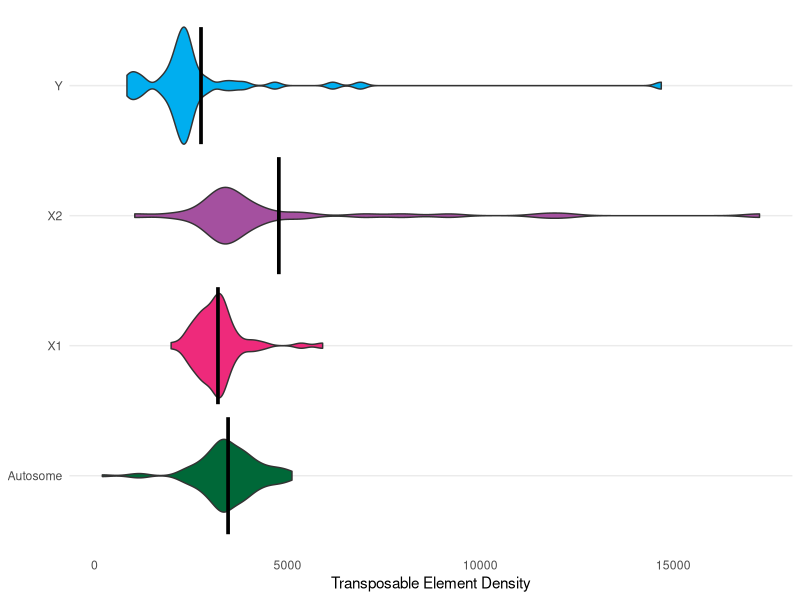
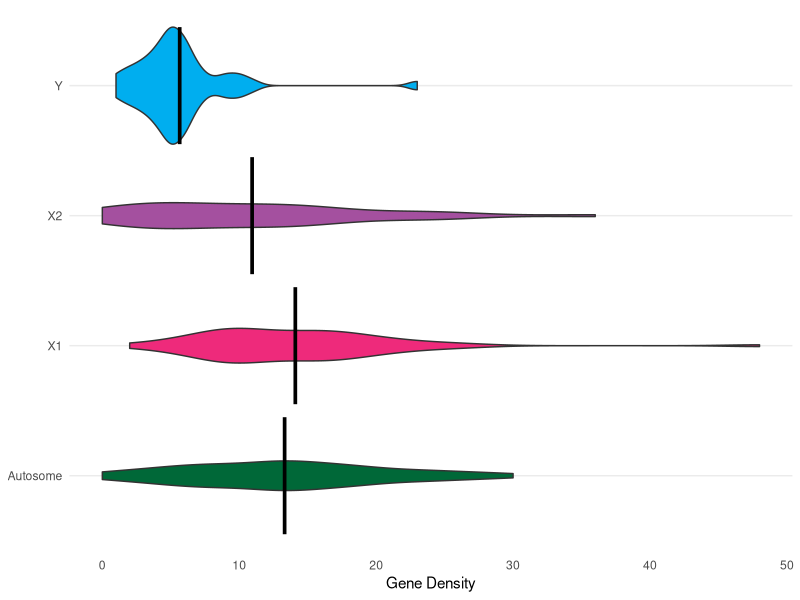
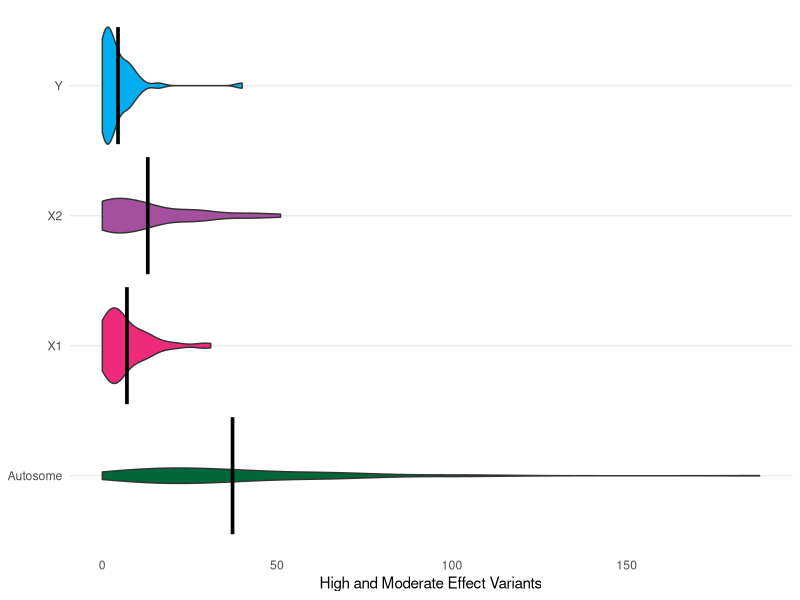
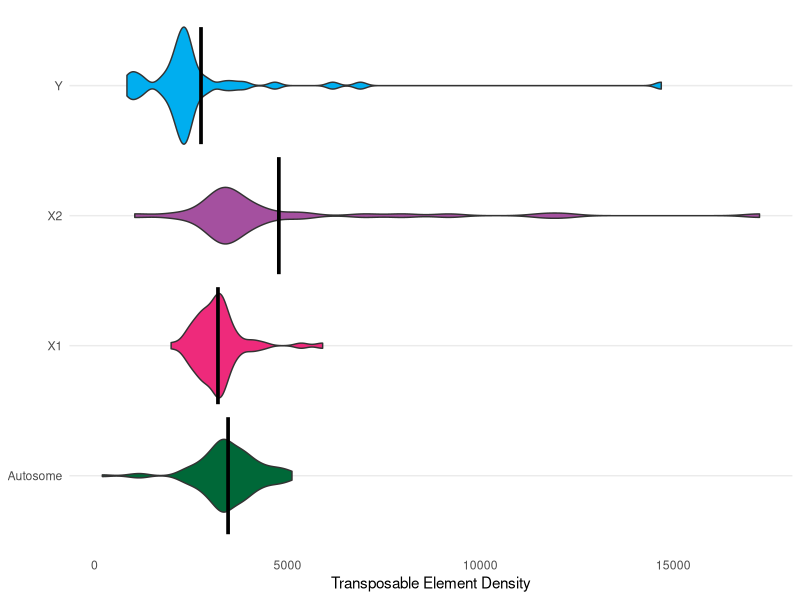
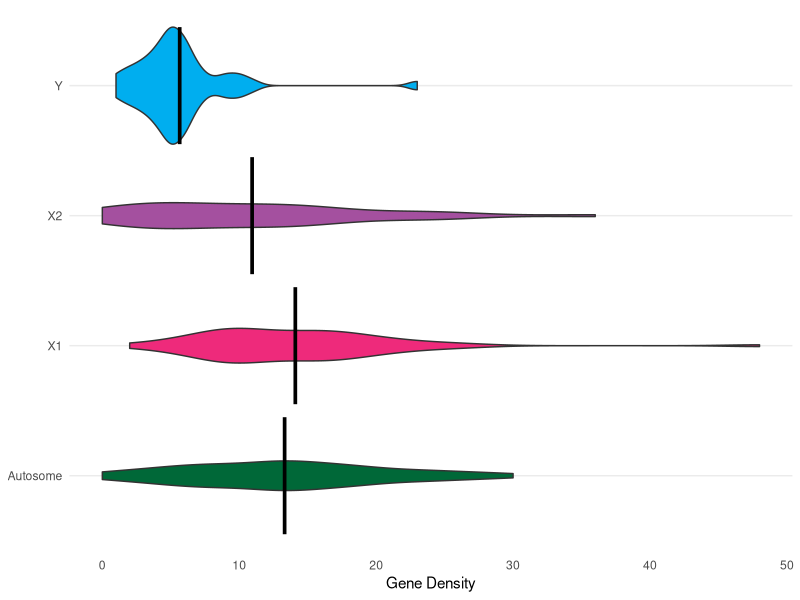
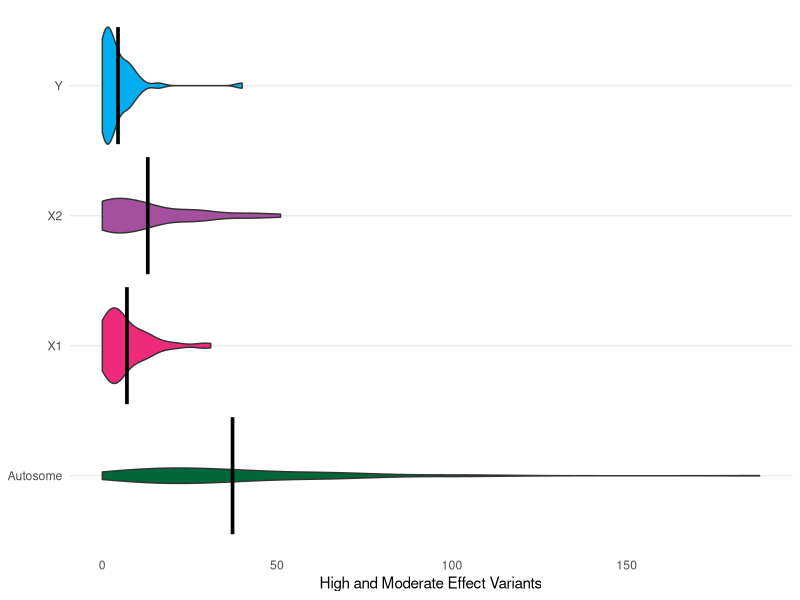

R code for these plots, in order:
# load libraries
library(dplyr)
library(readr)
library(ape)
library(tibble)
library(tidyr)
library(ggplot2)
library(forcats)
library(cowplot)

## Reading and Managing Gene / TE density ####

# Read in data for gene density
AnoDis_gene_1mb <-read.delim("gene_density_1mb.txt", sep = "\t", header = FALSE) 

colnames(AnoDis_gene_1mb)<-c("Scaffold", "start", "end", "bp_count")                        


# Read in data for transposable element density
final_te_1mb <- read.delim("final_1mb_repeat_density.txt", sep = "\t", header = FALSE)

colnames(final_te_1mb)<-c("Scaffold", "start", "end", "bp_count")            

# Get cumulative count dataframe, which says how big each scaffold is
cumulative_count  <- AnoDis_gene_1mb %>% 
  group_by(Scaffold) %>% 
  summarise(maxbp= max(start)) %>% 
  mutate(bp_add = lag(cumsum(as.numeric(maxbp)), default = 0)) %>% 
  select(Scaffold, bp_add)

# add cumulative count dataframe to gene dataframe
AnoDis_gene_1mb <- AnoDis_gene_1mb %>% 
  inner_join(cumulative_count, by = "Scaffold") %>% 
  mutate(bp_cum = end + bp_add)

# add cumulative count dataframe to te dataframe
final_te_1mb <- final_te_1mb %>% 
  inner_join(cumulative_count, by = "Scaffold") %>% 
  mutate(bp_cum = end + bp_add)

# sets the axis for violin plots
axis_set_1mb <- AnoDis_gene_1mb %>% 
  group_by(Scaffold) %>% 
  summarize(center = mean(bp_cum))


## TE Density Plot ####

# add a new factor, which is the chromosome type

final_te_1mb$chr_type <- "Autosome"
final_te_1mb[final_te_1mb$Scaffold %in% c("8"),]$chr_type <- "X1"
final_te_1mb[final_te_1mb$Scaffold %in% c("12"),]$chr_type <- "X2"
final_te_1mb[final_te_1mb$Scaffold %in% c("13","16"),]$chr_type <- "Y"

# add custom vector of colors so it matches the rest of the plots
colors <- c("#EE2A7B","#006838","#A4509F","#00AEEF")

# select only the autosomes and sex chromosomes we want
final_te_1mb_filtered <- final_te_1mb %>%
  filter(Scaffold %in% c(8,9,10,11,12,13,16))


# plot a violin plot
final_te_violin <- ggplot(final_te_1mb_filtered,
                      aes(x= bp_count, y=as_factor(chr_type),
                          fill = as_factor(chr_type))) +  
  geom_violin() +
  stat_summary(fun="mean",geom="crossbar",color="black") +
  scale_fill_manual(values=colors) +
  scale_y_discrete(limits=c("Autosome","X1","X2","Y")) +
  theme_minimal() +
  labs(x="Transposable Element Density",y=NULL) +
  theme( 
    legend.position = "none",
    panel.grid.major.x = element_blank(),
    panel.grid.minor.x = element_blank(),
  )

# display plot in viewer
plot(final_te_violin)

ggsave("final_te_violin.pdf",final_te_violin, width=5, height=3)

## Gene Density Plot ####

# add factor, chromosome type, to each
AnoDis_gene_1mb$chr_type <- "Autosome"
AnoDis_gene_1mb[AnoDis_gene_1mb$Scaffold %in% c("8"),]$chr_type <- "X1"
AnoDis_gene_1mb[AnoDis_gene_1mb$Scaffold %in% c("12"),]$chr_type <- "X2"
AnoDis_gene_1mb[AnoDis_gene_1mb$Scaffold %in% c("13","16"),]$chr_type <- "Y"

# select only the autosomes and sex chromosomes we want

AnoDis_gene_1mb_filtered <- AnoDis_gene_1mb %>%
  filter(Scaffold %in% c(8,9,10,11,12,13,16))

# plot gene density violin plot
gene_violin <- ggplot(AnoDis_gene_1mb_filtered,
                      aes(x= bp_count, y=as_factor(chr_type),
                          fill = as_factor(chr_type))) +  
  geom_violin() +
  stat_summary(fun="mean",geom="crossbar",color="black") +
  scale_fill_manual(values=colors) +
  scale_y_discrete(limits=c("Autosome","X1","X2","Y")) +
  theme_minimal() +
  labs(x="Gene Density",y=NULL) +
  theme( 
    legend.position = "none",
    panel.grid.major.x = element_blank(),
    panel.grid.minor.x = element_blank(),
  )

# display plot in viewer
plot(gene_violin)

# save plot to working directory
ggsave("gene_violin.pdf",gene_violin, width=5, height=3)

## SNPEFF Read in Data ####

# get high effects in 1mb windows
mb_high <-read.delim("1mb_high.txt", sep = "\t", header = FALSE) 

# get moderate effects in 1mb windows
mb_moderate <-read.delim("1mb_moderate.txt", sep = "\t", header = FALSE) 

# add column names to high and moderate effects
colnames(mb_high)<-c("Scaffold", "start", "end", "bp_count")            

colnames(mb_moderate)<-c("Scaffold", "start", "end", "bp_count")            

# create cumulative counts for this script
cumulative_count  <- mb_high %>% 
  group_by(Scaffold) %>% 
  summarise(maxbp= max(start)) %>% 
  mutate(bp_add = lag(cumsum(as.numeric(maxbp)), default = 0)) %>% 
  select(Scaffold, bp_add)

# get cumulative count column added with a join
mb_high <- mb_high %>% 
  inner_join(cumulative_count, by = "Scaffold") %>% 
  mutate(bp_cum = end + bp_add)

mb_moderate <- mb_moderate %>% 
  inner_join(cumulative_count, by = "Scaffold") %>% 
  mutate(bp_cum = end + bp_add)

# set axis for this graph
axis_set_1mb <- mb_high %>% 
  group_by(Scaffold) %>% 
  summarize(center = mean(bp_cum))

## Violin Plots SNPEFF ####

# add chromosome types
mb_high$chr_type <- "Autosome"
mb_high[mb_high$Scaffold %in% c("8"),]$chr_type <- "X1"
mb_high[mb_high$Scaffold %in% c("12"),]$chr_type <- "X2"
mb_high[mb_high$Scaffold %in% c("13","16"),]$chr_type <- "Y"

mb_moderate$chr_type <- "Autosome"
mb_moderate[mb_moderate$Scaffold %in% c("8"),]$chr_type <- "X1"
mb_moderate[mb_moderate$Scaffold %in% c("12"),]$chr_type <- "X2"
mb_moderate[mb_moderate$Scaffold %in% c("13","16"),]$chr_type <- "Y"

# set colors
colors <- c("#EE2A7B","#006838","#A4509F","#00AEEF")

# select high effect snps

high_snpeff_filtered <- mb_high %>%
  filter(Scaffold %in% c(8,9,10,11,12,13,16))


moderate_snpeff_filtered <- mb_moderate %>%
  filter(Scaffold %in% c(8,9,10,11,12,13,16))


# get plot of HIGH and MODERATE effects

high_for_join <- high_snpeff_filtered %>%
  select(start, end, bp_count, Scaffold) %>% 
  rename(bp_count_high = bp_count)

high_moderate_final <- left_join(high_for_join,moderate_snpeff_filtered, by=c("start","end","Scaffold"))

high_moderate_final$bp_count_final <- high_moderate_final$bp_count + high_moderate_final$bp_count_high


# filter ALL GENE WINDOWS WHERE IT'S 0
zeroes <-AnoDis_gene_1mb %>%
  filter(bp_count==0) %>%
  select(start, end, bp_count, Scaffold)

# then an anti join so we are only plotting the windows in which there ARE genes - because it will add unnecessary zeroes if we plot snpeff in ALL windows, including those with genes
high_moderate_no_zeroes <- anti_join(high_moderate_final, zeroes, by=c("start","end","Scaffold"))


final_snpeff_violin <- ggplot(high_moderate_no_zeroes,aes(x=bp_count,y=as_factor(chr_type),fill=as_factor(chr_type))) +
  geom_violin() +
  stat_summary(fun="mean",geom="crossbar",color="black") +
  scale_fill_manual(values=colors) +
  theme_minimal() +
  labs(x="High and Moderate Effect Variants",y=NULL) +
  scale_y_discrete(limits=c("Autosome","X1","X2","Y")) +
  theme( 
    legend.position = "none",
    panel.grid.major.x = element_blank(),
    panel.grid.minor.x = element_blank(),
  )

plot(final_snpeff_violin)


# save plot to working directory
ggsave("snpeff_violin.pdf",final_snpeff_violin, width=5, height=3)


## Statistical Tests ####

# GENES

gene_autosome <- filter(AnoDis_gene_1mb_filtered, chr_type=="Autosome") %>%
  select(bp_count)

gene_x1 <- filter(AnoDis_gene_1mb_filtered, chr_type=="X1") %>%
  select(bp_count)

gene_x2 <- filter(AnoDis_gene_1mb_filtered, chr_type=="X2") %>%
  select(bp_count)

gene_y <- filter(AnoDis_gene_1mb_filtered, chr_type=="Y") %>%
  select(bp_count)


# wilcox test:wilcox.test(the one you think is less, the one that you think is greater, "less")
# p-value will be in support of it being less

# wilcox.test(the one you think is greater, the one you think is less, 'greater')
# p-value will be in support of it being greater

# there are less genes on the Y chromosome than there are on autosomes
wilcox.test(gene_y$bp_count,gene_autosome$bp_count, "less")

# there are more genes on the ancient X chromosome than there are on autosomes but this is not significantly different
wilcox.test(gene_x1$bp_count,gene_autosome$bp_count, "greater")

# there are less genes on the neo-x chromosome than there are on autosomes
wilcox.test(gene_x2$bp_count,gene_autosome$bp_count, "less")


# TEs

te_autosome <- filter(final_te_1mb_filtered, chr_type=="Autosome") %>%
  select(bp_count)

te_x1 <- filter(final_te_1mb_filtered, chr_type=="X1") %>%
  select(bp_count)

te_x2 <- filter(final_te_1mb_filtered, chr_type=="X2") %>%
  select(bp_count)

te_y <- filter(final_te_1mb_filtered, chr_type=="Y") %>%
  select(bp_count)

# there are less TEs on the y than there are on Autosomes
wilcox.test(te_y$bp_count,te_autosome$bp_count,"less")


# there are less tes on the ancient x than there are on autosomes
wilcox.test(te_x1$bp_count, te_autosome$bp_count, "less")

# there are more TEs on the neo X than there are on autosomes
wilcox.test(te_x2$bp_count, te_autosome$bp_count, "greater")


# SNP EFF Effects 

snp_eff_autosome <- filter(high_moderate_no_zeroes, chr_type=="Autosome") %>%
  select(bp_count)

snp_eff_x1 <- filter(high_moderate_no_zeroes, chr_type=="X1") %>%
  select(bp_count)

snp_eff_x2 <- filter(high_moderate_no_zeroes, chr_type=="X2") %>%
  select(bp_count)

snp_eff_y <- filter(high_moderate_no_zeroes, chr_type=="Y") %>%
  select(bp_count)

# altogether there are more high and medium effects on sex chromosomes than autosomes

wilcox.test(snp_eff_x1$bp_count,snp_eff_autosome$bp_count, "less")

wilcox.test(snp_eff_x2$bp_count,snp_eff_autosome$bp_count, "less")

wilcox.test(snp_eff_y$bp_count,snp_eff_autosome$bp_count, "less")
